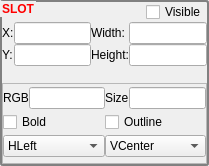
<?xml version="1.0" encoding="UTF-8"?>
<ui version="4.0">
 <class>ImageFrameEdit</class>
 <widget class="QWidget" name="ImageFrameEdit">
  <property name="geometry">
   <rect>
    <x>0</x>
    <y>0</y>
    <width>209</width>
    <height>166</height>
   </rect>
  </property>
  <property name="windowTitle">
   <string>Form</string>
  </property>
  <property name="styleSheet">
   <string notr="true"/>
  </property>
  <layout class="QVBoxLayout" name="verticalLayout_3">
   <property name="spacing">
    <number>0</number>
   </property>
   <property name="leftMargin">
    <number>0</number>
   </property>
   <property name="topMargin">
    <number>0</number>
   </property>
   <property name="rightMargin">
    <number>0</number>
   </property>
   <property name="bottomMargin">
    <number>0</number>
   </property>
   <item>
    <widget class="QGroupBox" name="groupBox">
     <property name="font">
      <font>
       <pointsize>9</pointsize>
       <bold>true</bold>
      </font>
     </property>
     <property name="styleSheet">
      <string notr="true">QGroupBox {
     color: red;
     border: 2px solid gray; 
     border-radius: 3px; 
}
</string>
     </property>
     <property name="title">
      <string>SLOT</string>
     </property>
     <property name="alignment">
      <set>Qt::AlignLeading|Qt::AlignLeft|Qt::AlignVCenter</set>
     </property>
     <layout class="QVBoxLayout" name="verticalLayout_4">
      <property name="spacing">
       <number>0</number>
      </property>
      <property name="leftMargin">
       <number>0</number>
      </property>
      <property name="topMargin">
       <number>0</number>
      </property>
      <property name="rightMargin">
       <number>0</number>
      </property>
      <property name="bottomMargin">
       <number>0</number>
      </property>
      <item>
       <layout class="QVBoxLayout" name="verticalLayout_2">
        <property name="spacing">
         <number>0</number>
        </property>
        <item>
         <layout class="QHBoxLayout" name="horizontalLayout_4">
          <item>
           <spacer name="horizontalSpacer">
            <property name="orientation">
             <enum>Qt::Horizontal</enum>
            </property>
            <property name="sizeHint" stdset="0">
             <size>
              <width>40</width>
              <height>20</height>
             </size>
            </property>
           </spacer>
          </item>
          <item>
           <widget class="QCheckBox" name="visableBox">
            <property name="text">
             <string>Visible</string>
            </property>
           </widget>
          </item>
         </layout>
        </item>
        <item>
         <layout class="QHBoxLayout" name="horizontalLayout_5">
          <item>
           <layout class="QFormLayout" name="formLayout_3">
            <item row="0" column="0">
             <widget class="QLabel" name="label_5">
              <property name="text">
               <string>X:</string>
              </property>
             </widget>
            </item>
            <item row="0" column="1">
             <widget class="QLineEdit" name="xEdit"/>
            </item>
            <item row="1" column="0">
             <widget class="QLabel" name="label_6">
              <property name="text">
               <string>Y:</string>
              </property>
             </widget>
            </item>
            <item row="1" column="1">
             <widget class="QLineEdit" name="yEdit"/>
            </item>
           </layout>
          </item>
          <item>
           <layout class="QFormLayout" name="formLayout_4">
            <item row="0" column="0">
             <widget class="QLabel" name="label_9">
              <property name="text">
               <string>Width:</string>
              </property>
             </widget>
            </item>
            <item row="0" column="1">
             <widget class="QLineEdit" name="widthEdit"/>
            </item>
            <item row="1" column="0">
             <widget class="QLabel" name="label_10">
              <property name="text">
               <string>Height:</string>
              </property>
             </widget>
            </item>
            <item row="1" column="1">
             <widget class="QLineEdit" name="heightEdit"/>
            </item>
           </layout>
          </item>
         </layout>
        </item>
       </layout>
      </item>
      <item>
       <widget class="QFrame" name="labelFrame">
        <property name="frameShape">
         <enum>QFrame::StyledPanel</enum>
        </property>
        <property name="frameShadow">
         <enum>QFrame::Raised</enum>
        </property>
        <layout class="QVBoxLayout" name="verticalLayout">
         <property name="spacing">
          <number>0</number>
         </property>
         <property name="leftMargin">
          <number>0</number>
         </property>
         <property name="topMargin">
          <number>0</number>
         </property>
         <property name="rightMargin">
          <number>0</number>
         </property>
         <property name="bottomMargin">
          <number>0</number>
         </property>
         <item>
          <layout class="QHBoxLayout" name="horizontalLayout">
           <item>
            <widget class="QLabel" name="label">
             <property name="text">
              <string>RGB</string>
             </property>
            </widget>
           </item>
           <item>
            <widget class="QLineEdit" name="rgbEdit">
             <property name="inputMask">
              <string>HHHHHH</string>
             </property>
            </widget>
           </item>
           <item>
            <widget class="QLabel" name="label_2">
             <property name="text">
              <string>Size</string>
             </property>
            </widget>
           </item>
           <item>
            <widget class="QLineEdit" name="fontSizeEdit"/>
           </item>
          </layout>
         </item>
         <item>
          <layout class="QHBoxLayout" name="horizontalLayout_2">
           <item>
            <widget class="QCheckBox" name="boldBox">
             <property name="text">
              <string>Bold</string>
             </property>
            </widget>
           </item>
           <item>
            <widget class="QCheckBox" name="outlineBox">
             <property name="text">
              <string>Outline</string>
             </property>
            </widget>
           </item>
          </layout>
         </item>
         <item>
          <layout class="QHBoxLayout" name="horizontalLayout_3">
           <item>
            <widget class="QComboBox" name="horizontalComboBox">
             <item>
              <property name="text">
               <string>HLeft</string>
              </property>
             </item>
             <item>
              <property name="text">
               <string>HCenter</string>
              </property>
             </item>
             <item>
              <property name="text">
               <string>HRight</string>
              </property>
             </item>
            </widget>
           </item>
           <item>
            <widget class="QComboBox" name="verticalComboBox">
             <property name="currentIndex">
              <number>1</number>
             </property>
             <item>
              <property name="text">
               <string>VTop</string>
              </property>
             </item>
             <item>
              <property name="text">
               <string>VCenter</string>
              </property>
             </item>
             <item>
              <property name="text">
               <string>VBottom</string>
              </property>
             </item>
            </widget>
           </item>
          </layout>
         </item>
        </layout>
       </widget>
      </item>
     </layout>
    </widget>
   </item>
  </layout>
 </widget>
 <resources/>
 <connections/>
</ui>
